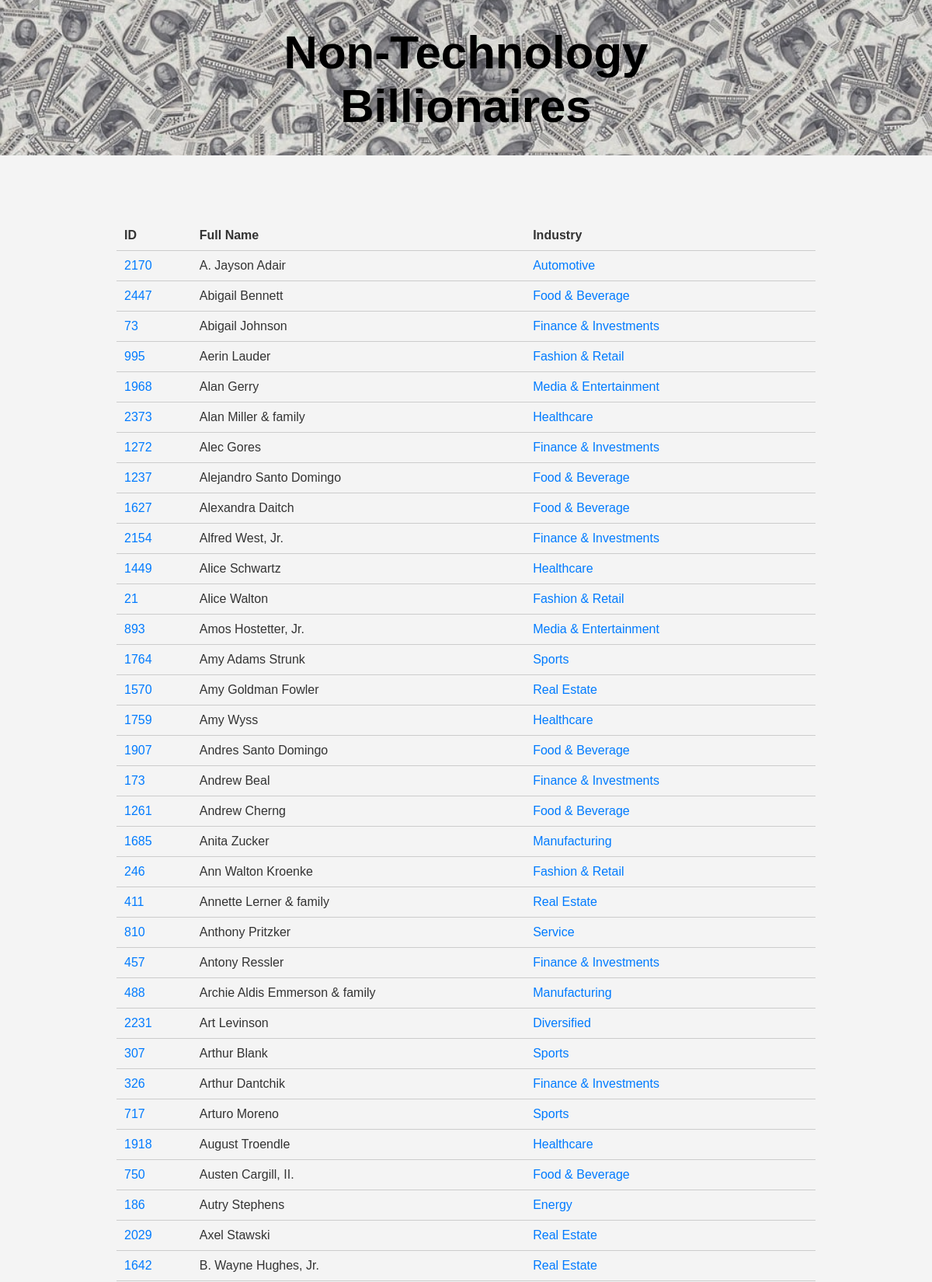
/us_non_tech_billionaires (upper part), run on the app's committed database.
### tables this page shows
CREATE TABLE People (
        id INTEGER PRIMARY KEY,
        position INTEGER,
        wealth INTEGER,
        full_name TEXT,
        age INTEGER,
        citizenship TEXT,
        gender TEXT,
        birth_date NUMERIC,
        last_name TEXT,
        first_name TEXT,
        birth_year INTEGER,
        birth_month NUMERIC,
        birth_day INTEGER,
        residence_id INTEGER REFERENCES Residences (id),
        industry_id INTEGER REFERENCES Industries (id)
    );

### app.py (the view)
@app.route("/us_non_tech_billionaires")
def us_non_tech_billionaires():
    query = """
    SELECT DISTINCT
        p.id AS billionaire_id,
        p.full_name AS full_name,
        i.industry AS industry
    FROM
        people p
    JOIN
        industries i ON p.industry_id = i.id
    WHERE
        i.industry NOT IN (
            SELECT DISTINCT industry
            FROM industries
            WHERE industry LIKE 'Technology'
        )
    AND p.citizenship LIKE 'United States'
    ORDER BY p.full_name;
    """
    columns, results = execute_query(query)
    return render_template("us_non_tech_billionaires.html", results=results, columns=columns)

### app.py (called while the page is built)
def execute_query(query, params=None):
    conn = sqlite3.connect(db_path)
    cursor = conn.cursor()
    cursor.execute(query, params or [])
    columns = [description[0] for description in cursor.description]
    results = cursor.fetchall()
    conn.close()
    return columns, results

### templates/us_non_tech_billionaires.html (shortened to what this page needs)
<!DOCTYPE html>
<html lang="en">
<head>
    <link rel="stylesheet" href="{{ url_for('static', filename='style.css') }}">
</head>
<body>
    <header>
        <img src="{{ url_for('static', filename='header-image.jpg') }}" alt="Header Image" class="header-image">
        <h1 class="header-title">Non-Technology Billionaires</h1>
    </header>
    <main>
        <table>
            <thead>
                <tr>
                    <th>ID</th>
                    <th>Full Name</th>
                    <th>Industry</th>
                </tr>
            </thead>
            <tbody>
                {% for billionaire in results %}
                    <tr>
                        <td><a href="/billionaire/{{ billionaire[0] }}">{{ billionaire[0] }}</a></td>
                        <td>{{ billionaire[1] }}</td>
                        <td><a href="/industry_details/{{ billionaire[2] }}">{{ billionaire[2] }}</a></td>
                    </tr>
                {% endfor %}
            </tbody>
        </table>
    </main>
</body>
</html>

### static/style.css (style rules this page uses)
body { font-family: Arial, sans-serif; margin: 0; padding: 0; background-color: #f4f4f4; color: #333; }
header { position: relative; text-align: center; color: black; margin-bottom:40px; }
.header-image { width: 100%; height: 200px; object-fit: cover; opacity: 0.8; }
.header-title { position: absolute; top: 50%; left: 50%; transform: translate(-50%, -50%); color: black; font-size: 60px; font-weight: bold; margin: 0; }
main { padding: 20px; max-width: 900px; margin: 0 auto; }
table { width: 100%; border-collapse: collapse; margin-top: 20px; }
table th, table td { text-align: left; padding: 10px; border-bottom: 1px solid #ccc; }
table th { background-color: #f4f4f4; }
table td a { color: #007BFF; text-decoration: none; }

### data on the page
People: id "2170", full_name "A. Jayson Adair", billionaire "Automotive"
People: id "2447", full_name "Abigail Bennett", billionaire "Food & Beverage"
People: id "73", full_name "Abigail Johnson", billionaire "Finance & Investments"
People: id "995", full_name "Aerin Lauder", billionaire "Fashion & Retail"
People: id "1968", full_name "Alan Gerry", billionaire "Media & Entertainment"
People: id "2373", full_name "Alan Miller & family", billionaire "Healthcare"
People: id "1272", full_name "Alec Gores", billionaire "Finance & Investments"
People: id "1237", full_name "Alejandro Santo Domingo", billionaire "Food & Beverage"
People: id "1627", full_name "Alexandra Daitch", billionaire "Food & Beverage"
People: id "2154", full_name "Alfred West, Jr.", billionaire "Finance & Investments"
People: id "1449", full_name "Alice Schwartz", billionaire "Healthcare"
People: id "21", full_name "Alice Walton", billionaire "Fashion & Retail"
People: id "893", full_name "Amos Hostetter, Jr.", billionaire "Media & Entertainment"
People: id "1764", full_name "Amy Adams Strunk", billionaire "Sports"
People: id "1570", full_name "Amy Goldman Fowler", billionaire "Real Estate"
People: id "1759", full_name "Amy Wyss", billionaire "Healthcare"
People: id "1907", full_name "Andres Santo Domingo", billionaire "Food & Beverage"
People: id "173", full_name "Andrew Beal", billionaire "Finance & Investments"
People: id "1261", full_name "Andrew Cherng", billionaire "Food & Beverage"
People: id "1685", full_name "Anita Zucker", billionaire "Manufacturing"
People: id "246", full_name "Ann Walton Kroenke", billionaire "Fashion & Retail"
People: id "411", full_name "Annette Lerner & family", billionaire "Real Estate"
People: id "810", full_name "Anthony Pritzker", billionaire "Service"
People: id "457", full_name "Antony Ressler", billionaire "Finance & Investments"
People: id "488", full_name "Archie Aldis Emmerson & family", billionaire "Manufacturing"
People: id "2231", full_name "Art Levinson", billionaire "Diversified"
People: id "307", full_name "Arthur Blank", billionaire "Sports"
People: id "326", full_name "Arthur Dantchik", billionaire "Finance & Investments"
People: id "717", full_name "Arturo Moreno", billionaire "Sports"
People: id "1918", full_name "August Troendle", billionaire "Healthcare"
People: id "750", full_name "Austen Cargill, II.", billionaire "Food & Beverage"
People: id "186", full_name "Autry Stephens", billionaire "Energy"
People: id "2029", full_name "Axel Stawski", billionaire "Real Estate"
People: id "1642", full_name "B. Wayne Hughes, Jr.", billionaire "Real Estate"
